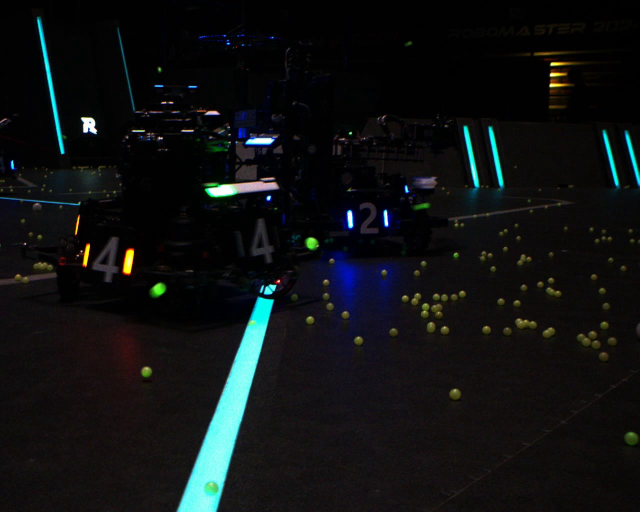
//> input picture lecture3/ex3/image.jpg, 1280 x 1024 px (shown at 1/2 size)
$ ./main   (built with g++ and OpenCV 4)
//> lines starting //> are read from the running program, lines starting //| are printed output that depends on the picture
#include <iostream>
#include <opencv2/opencv.hpp>

cv::Mat addNoiseColor(const cv::Mat & src)
{
  CV_Assert(src.type() == CV_8UC3);  // 输入必须是 8-bit unsigned, 3 channels

  // Mat内部只是header（行、列、类型、数据指针）,dst=src不会复制像素，只是两个Mat对象指向同一块像素内存
  cv::Mat dst = src.clone();

  // 创建随机噪声
  cv::Mat noise(src.rows, src.cols, CV_8UC1);
  cv::randu(noise, 0, 50);
  cv::Mat noise3;
  cv::merge(std::vector<cv::Mat>{noise, noise, noise}, noise3);

  // 给图像加入噪声
  cv::add(dst, noise3, dst);

  return dst;
}
int main()
{
  cv::Mat img = cv::imread("ex3/image.jpg", cv::IMREAD_COLOR);
//> img is the input picture: 1024 rows x 1280 cols, CV_8UC3; mean B, G, R 18.3, 17.6, 15.1
  if (img.empty()) {
    std::cerr << "image.jpg not found!" << std::endl;
    return -1;
  }

  cv::Mat noisy = addNoiseColor(img);
//> in addNoiseColor, `cv::add(dst, noise3, dst);`:
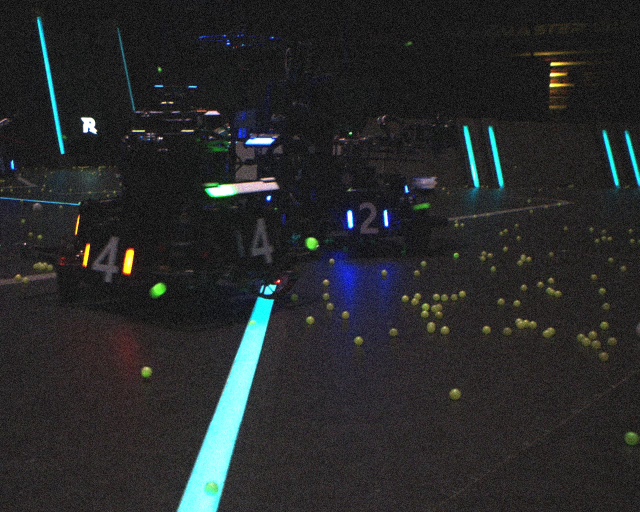
//> dst: 1024 rows x 1280 cols, CV_8UC3 (shown at 1/2 size); mean B, G, R 42.4, 41.6, 39.6

  // 缩放原始图像和噪声图像
  cv::Mat img_resized, noisy_resized;
  cv::resize(img, img_resized, cv::Size(), 0.5, 0.5);
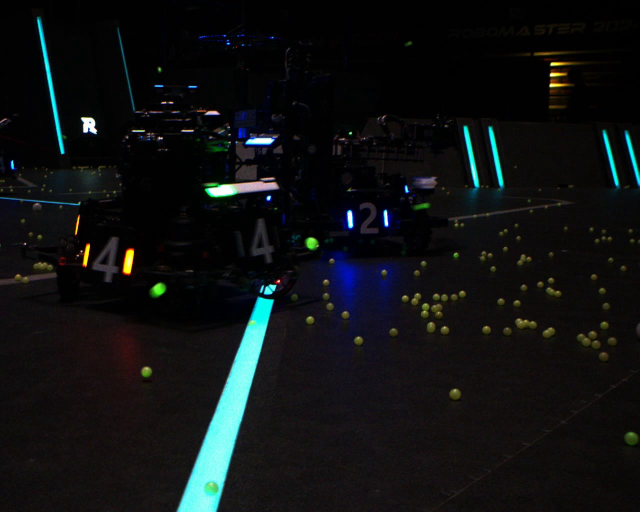
//> img_resized: 512 rows x 640 cols, CV_8UC3; mean B, G, R 18.4, 17.7, 15.2
  cv::resize(noisy, noisy_resized, cv::Size(), 0.5, 0.5);
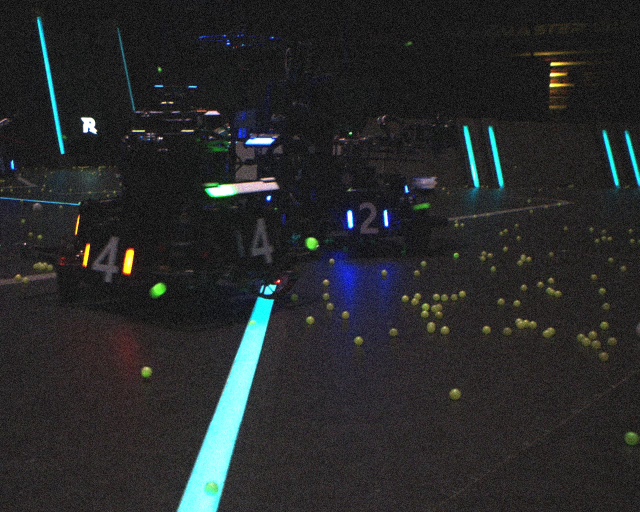
//> noisy_resized: 512 rows x 640 cols, CV_8UC3; mean B, G, R 42.6, 41.7, 39.7

  cv::imshow("original", img_resized);  // 显示 original 图像
  cv::imshow("noisy", noisy_resized);   // 显示 noisy 图像
  cv::waitKey(0);                       // 暂停程序，按任意键退出
  return 0;
}
